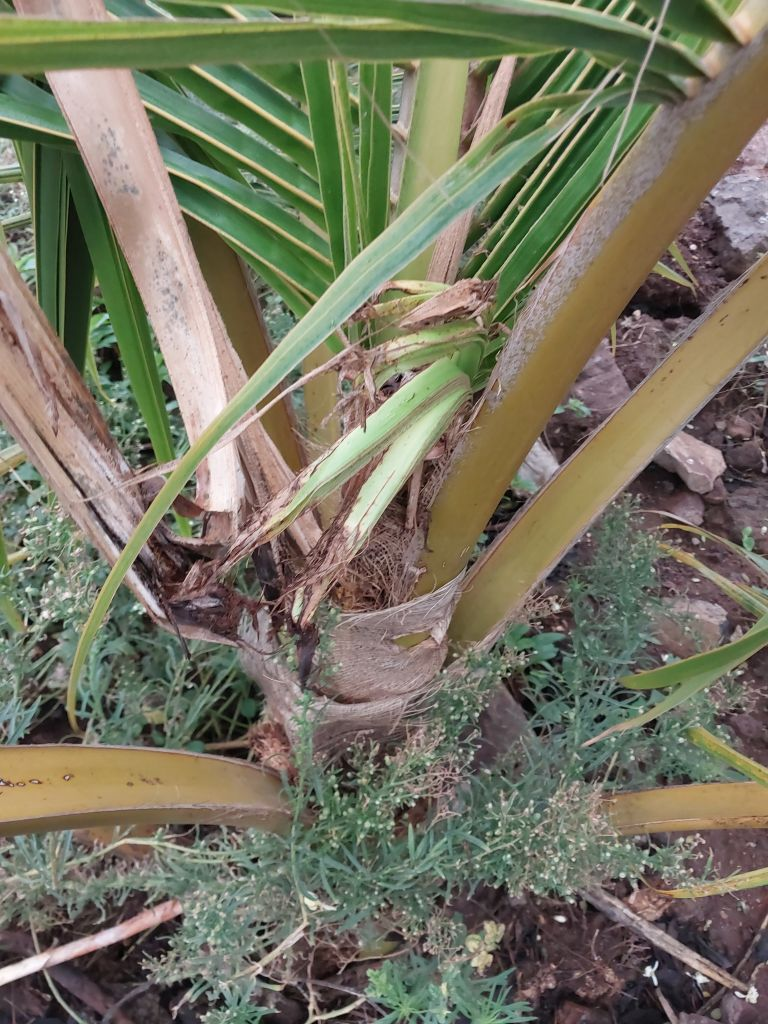
#> input picture Dataset/Coconut Tree Disease Dataset/Bud Rot/BudRot006.jpg, 768 x 1024 px
$ jupyter execute --allow-errors pilot_vision_label.ipynb
#> lines starting #> are read from the running program, lines starting #| are printed output that depends on the picture
# LF7 — vision_model: bỏ phiếu độ hữu dụng bằng Claude vision

Đây là **một labeling function (LF7)** trong khung weak-supervision (xem `paper/Labeling_Plan.md`),
độ tin **trung bình** — KHÔNG phải nhãn cuối. Nhãn cuối do label model hợp nhất LF1–LF10; tín hiệu
mạnh nhất là **correctness vs GT** (LF1–5, `notebooks/label_correctness.ipynb`).

## 5 tác vụ theo required-view (xem paper §3.2)
- `1_maturity_evaluation` — độ chín: thấy rõ **trái**, màu/hình/kích thước vỏ trung thực.
- `2_foliar_disease` — bệnh lá (Gray Leaf Spot, Leaf Rot): thấy rõ **phiến lá** + triệu chứng.
- `3_trunk_disease` — bệnh thân (Stem Bleeding): thấy rõ **bề mặt thân** + chảy nhựa.
- `4_crown_disease` — bệnh đọt/crown (Bud Rot): thấy rõ **đỉnh đọt/crown** (nhìn từ trên xuống) + thối/đổi màu đọt.
- `5_wholetree_decline` — suy tàn toàn cây (Bud Root Dropping): thấy rõ **toàn cây/dáng cây** từ xa (còi cọc, tán rủ, vàng úa).

## LF7 bỏ phiếu mỗi tác vụ: `1` / `0` / `abstain`
`conf ≥ τ_high → 1` (hữu dụng), `conf ≤ τ_low → 0` (không), giữa → `abstain` (để LF khác/label model quyết).

Tầng 1 (cổng chất lượng tất định) chạy trước — ảnh rớt cổng: LF7 abstain toàn bộ (thuộc miền chất lượng).

## 1. API key

[cell 1]
# %pip install anthropic pillow pandas numpy
import os, subprocess
# Nạp key từ macOS Keychain nếu chưa có trong biến môi trường
#> (the rest of this cell did not finish here and is left out)

## 2. Cấu hình

[cell 2]
import base64, io
from pathlib import Path
import numpy as np, pandas as pd
from PIL import Image, ImageOps
import anthropic

ROOT = Path.cwd()
if not (ROOT/'Dataset').exists():
    for p in ROOT.parents:
        if (p/'Dataset').exists(): ROOT=p; break
OUT = ROOT/'labels'; OUT.mkdir(exist_ok=True)

MODEL='claude-sonnet-5'; MAX_LONG_EDGE=1024; N_PER_SOURCE=8   # pilot rẻ: đổi lại 'claude-opus-4-8' & tăng N cho mẻ đầy đủ
TAU_HIGH, TAU_LOW = 0.70, 0.30      # ngưỡng vote của LF7 (1 / abstain / 0)

# cổng chất lượng (tất định)
GATE_PROC_DIM=512; GATE_MIN_DIM=200; GATE_BLUR_MIN=60.0
GATE_DARK_MAX=0.60; GATE_BRIGHT_MAX=0.45; GATE_MEAN_MIN=25; GATE_MEAN_MAX=235

# 5 tác vụ, đúng thứ tự AGENTS.md
TASKS=['1_maturity_evaluation','2_foliar_disease','3_trunk_disease','4_crown_disease','5_wholetree_decline']  # nhãn chuẩn (khớp label_correctness.ipynb)
# pydantic không cho định danh bắt đầu bằng số -> ánh xạ nhãn chuẩn sang tên trường của mô hình:
FIELD={'1_maturity_evaluation':'maturity_evaluation','2_foliar_disease':'foliar_disease','3_trunk_disease':'trunk_disease','4_crown_disease':'crown_disease','5_wholetree_decline':'wholetree_decline'}
IMG_EXTS={'.jpg','.jpeg','.png','.bmp','.webp'}
# ánh xạ thư mục -> tác vụ native (LF8, để đối chiếu)
FOLDER_NATIVE={'Gray Leaf Spot':{'2_foliar_disease'},'Leaf Rot':{'2_foliar_disease'},
  'Stem Bleeding':{'3_trunk_disease'},'Bud Rot':{'4_crown_disease'},
  'Bud Root Dropping':{'5_wholetree_decline'},'coconut-veirf-v5':{'1_maturity_evaluation'}}
#> (the rest of this cell did not finish here and is left out)

## 3. Tầng 1 — cổng chất lượng tất định (miễn phí)

[cell 3]
_LAP=np.array([[0,1,0],[1,-4,1],[0,1,0]],dtype=np.float32)
def _lapvar(g):
    p=np.pad(g,1,mode='reflect'); out=np.zeros_like(g)
    for dy in range(3):
        for dx in range(3): out+=_LAP[dy,dx]*p[dy:dy+g.shape[0],dx:dx+g.shape[1]]
    return float(out.var())
def quality_gate(path):
    img=ImageOps.exif_transpose(Image.open(path)).convert('RGB'); w,h=img.size
#> in quality_gate, img is the input picture: PIL image 768x1024 RGB; mean R, G, B 117.7, 116.7, 97.5
#> after `w, h = img.size`: w = 768; h = 1024
    s=GATE_PROC_DIM/max(w,h) if max(w,h)>GATE_PROC_DIM else 1.0
#> s = 0.5
    small=img.resize((max(1,int(w*s)),max(1,int(h*s)))) if s<1 else img
    arr=np.asarray(small,dtype=np.float32); g=arr@np.array([.299,.587,.114],dtype=np.float32)
#> after `g = arr @ np.array([0.299, 0.587, 0.114], dtype=np.float32)`:
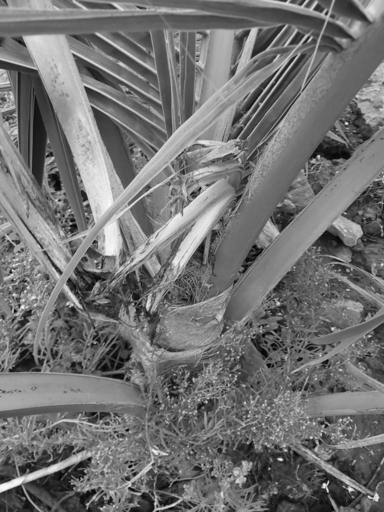
#> g: shape (512, 384) float32; min 1.88, max 250.5, mean 114.8
    lap,mean=_lapvar(g),float(g.mean()); dark,bright=float((g<15).mean()),float((g>245).mean())
#> in _lapvar, `p = np.pad(g, 1, mode='reflect')`:
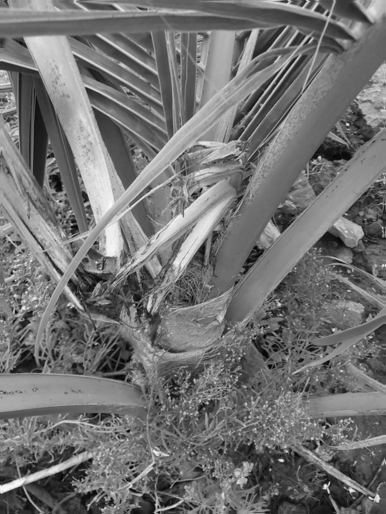
#> p: shape (514, 386) float32; min 1.88, max 250.5, mean 114.8
#> after the loop in _lapvar, `for dy in range(3):`:
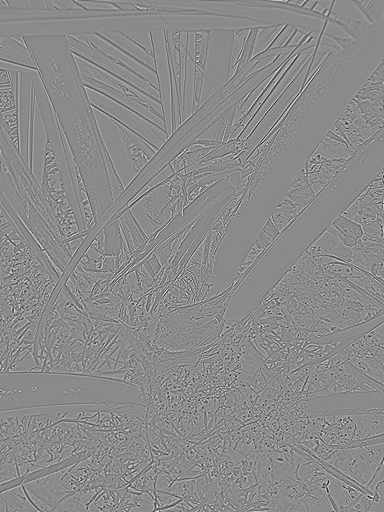
#> out: shape (512, 384) float32; min -328.4, max 275.2, mean 0; drawn with min black and max white
#> after `lap, mean = (_lapvar(g), float(g.mean()))`: lap = 1596.6; mean = 114.8
#> after `dark, bright = (float((g < 15).mean()), float((g > 245).mean()))`: dark = 0.00241; bright = 0.0003
#> `q=quality_gate(path)`: q = {'quality_pass': True, 'gate_reason': '', 'lap_var': 1596.6, 'mean_bright': 114.8, 'min_dim': 768}
    r=[]
    if min(w,h)<GATE_MIN_DIM: r.append('lowres')
    if lap<GATE_BLUR_MIN: r.append('blur')
    if dark>GATE_DARK_MAX or mean<GATE_MEAN_MIN: r.append('underexposed')
    if bright>GATE_BRIGHT_MAX or mean>GATE_MEAN_MAX: r.append('overexposed')
    return {'quality_pass':not r,'gate_reason':'|'.join(r),'lap_var':round(lap,1),'mean_bright':round(mean,1),'min_dim':min(w,h)}

## 4. Rubric + schema (5 tác vụ)

[cell 4]
SYSTEM='''Bạn là giám định viên ảnh nông nghiệp. Với ảnh cây/trái dừa (đã qua bộ lọc chất lượng cơ bản),
đánh giá ĐỘC LẬP ảnh có đủ thông tin thị giác để mỗi tác vụ sau THÀNH CÔNG hay không. Chỉ dựa nội dung quan sát.
Đặt suitable=true CHỈ KHI ảnh thực sự dùng được cho tác vụ đó:
- maturity_evaluation: thấy rõ >=1 trái dừa, kích thước/hình dạng/màu vỏ được tái hiện trung thực để phán đoán độ chín (dry/green/tender).
- foliar_disease: thấy rõ phiến lá/tàu lá và triệu chứng bệnh trên lá (đốm, cháy, thối lá) đủ nét.
- trunk_disease: thấy rõ bề mặt thân/gốc và dấu hiệu bệnh thân (chảy nhựa, vết loét/đổi màu trên thân) đủ nét.
- crown_disease: thấy rõ đỉnh đọt/ngọn (crown), lý tưởng nhìn từ trên xuống, và dấu hiệu thối/đổi màu/héo đọt đủ nét.
- wholetree_decline: thấy được toàn cây/dáng cây từ xa để nhận biết suy tàn (còi cọc, tán lá rủ, vàng úa lan từ lá già) — dùng sàng lọc bệnh rễ/rụng chồi.
Nếu đối tượng cần thiết không hiện diện hoặc bị che khuất/kém quá mức cho một tác vụ -> suitable=false.
confidence là số thực 0..1 = khả năng ảnh phù hợp tác vụ đó.'''
from pydantic import BaseModel
class Task(BaseModel):
    suitable: bool; confidence: float; reason: str
class ImageLabel(BaseModel):
    maturity_evaluation: Task; foliar_disease: Task; trunk_disease: Task; crown_disease: Task; wholetree_decline: Task

## 5. Lấy mẫu

[cell 5]
def collect():
    d0=ROOT/'Dataset'/'Coconut Tree Disease Dataset'
    for f in ['Gray Leaf Spot','Leaf Rot','Stem Bleeding','Bud Rot','Bud Root Dropping']:
        d=d0/f
        if d.is_dir(): yield f, sorted(p for p in d.iterdir() if p.suffix.lower() in IMG_EXTS)
    imgs=[]
    for sp in ['train','valid','test']:
        d=ROOT/'Dataset'/'coconut-veirf-v5'/sp/'images'
        if d.is_dir(): imgs+=sorted(p for p in d.iterdir() if p.suffix.lower() in IMG_EXTS)
    yield 'coconut-veirf-v5', imgs
def sample_even(a,n):
    if len(a)<=n: return a
    st=len(a)/n; return [a[int(i*st)] for i in range(n)]
pilot=[(p,f) for f,imgs in collect() for p in sample_even(imgs,N_PER_SOURCE)]
print(len(pilot),'ảnh'); pd.Series([f for _,f in pilot]).value_counts()

## 6. Gọi model

[cell 6]
def encode(path):
    img=ImageOps.exif_transpose(Image.open(path)).convert('RGB'); w,h=img.size
    if max(w,h)>MAX_LONG_EDGE: s=MAX_LONG_EDGE/max(w,h); img=img.resize((int(w*s),int(h*s)))
    b=io.BytesIO(); img.save(b,format='JPEG',quality=85); return base64.standard_b64encode(b.getvalue()).decode()
def label_image(path):
    return client.messages.parse(model=MODEL,max_tokens=1024,system=SYSTEM,
        output_config={'effort':'medium'},
        messages=[{'role':'user','content':[
            {'type':'image','source':{'type':'base64','media_type':'image/jpeg','data':encode(path)}},
            {'type':'text','text':'Đánh giá độc lập ảnh dừa này cho từng tác vụ.'}]}],
        output_format=ImageLabel).parsed_output
def vote(conf):
    return 1 if conf>=TAU_HIGH else (0 if conf<=TAU_LOW else -1)   # -1 = abstain

## 7. Chạy — cổng trước, LF7 vote sau

[cell 7]
rows=[]
#> (the rest of this cell did not finish here and is left out)

$ run again, on Dataset/Coconut Tree Disease Dataset/Leaf Rot/LeafRot063.jpg
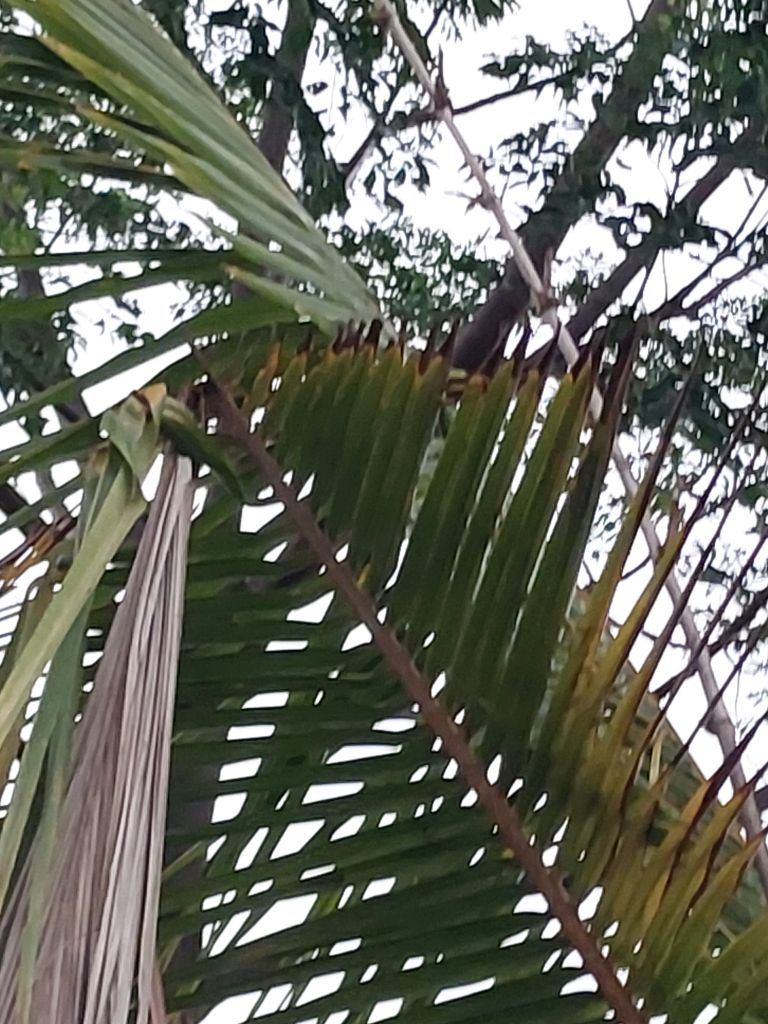
#> input picture Dataset/Coconut Tree Disease Dataset/Leaf Rot/LeafRot063.jpg, 768 x 1024 px
#> in quality_gate, img is the input picture: PIL image 768x1024 RGB; mean R, G, B 106.3, 108.5, 97.2
#> in _lapvar, `p = np.pad(g, 1, mode='reflect')`:
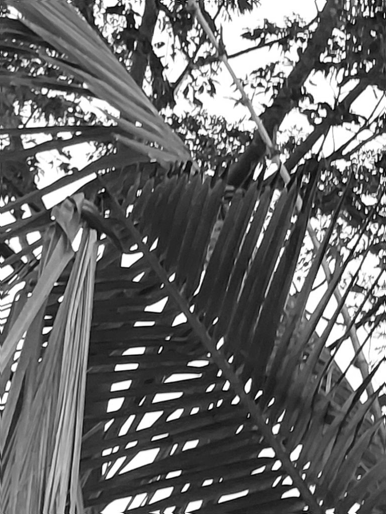
#> p: shape (514, 386) float32; min 1.17, max 255, mean 106.6
#> after the loop in _lapvar, `for dy in range(3):`:
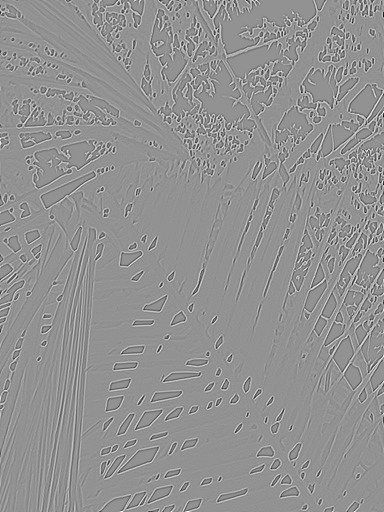
#> out: shape (512, 384) float32; min -457.7, max 340.2, mean 0; drawn with min black and max white
#> lap = 3279.7; mean = 106.5
#> dark = 0.00217; bright = 0.121
#> q = {'quality_pass': True, 'gate_reason': '', 'lap_var': 3279.7, 'mean_bright': 106.5, 'min_dim': 768}
